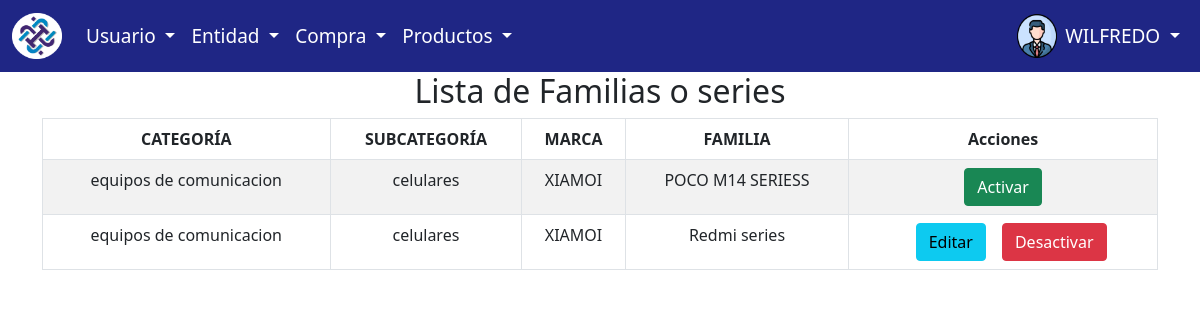
The app's page /entrada/lista_familia.php (signed in) with its own data.
### tables this page shows
CREATE TABLE `persona` (
  `id_persona` int NOT NULL,
  `nombres` varchar(200) DEFAULT NULL,
  `priapellido_persona` varchar(200) DEFAULT NULL,
  `segapellido_persona` varchar(200) DEFAULT NULL,
  `celular_persona` varchar(80) NOT NULL,
  `telefono_persona` varchar(80) DEFAULT NULL
);

CREATE TABLE `categoria` (
  `id_categoria` int NOT NULL,
  `nombre_categoria` varchar(200) NOT NULL,
  `estado` int NOT NULL DEFAULT '1'
);

CREATE TABLE `subcategoria` (
  `id_subcategoria` int NOT NULL,
  `nombre_subcategoria` varchar(200) NOT NULL,
  `id_categoria` int NOT NULL,
  `estado` int NOT NULL DEFAULT '1'
);

CREATE TABLE `marca` (
  `id_marca` int NOT NULL,
  `nombre_marca` varchar(200) NOT NULL,
  `id_subcategoria` int NOT NULL,
  `estado` int NOT NULL DEFAULT '1'
);

CREATE TABLE `familia` (
  `id_familia` int NOT NULL,
  `nombre_familia` varchar(200) NOT NULL,
  `estado` int NOT NULL DEFAULT '1',
  `id_marca` int NOT NULL
);

### contenido/welcome.php (called while the page is built, shortened)
<?php
$id_usuario= $_SESSION['id_user'];
$sql="SELECT p.nombres,p.priapellido_persona,r.usuario_rol FROM persona p INNER JOIN usuario u ON p.id_persona=u.id_persona INNER JOIN roles r ON r.id_rol=u.id_rol WHERE id_usuario='$id_usuario'";
$resultado = $con->query($sql);
$row =$resultado->fetch_assoc();

### entrada/lista_familia.php (the view, shortened to what this page needs)
<?php
include '../conexion.php';
include '../contenido/welcome.php';
$sql = "SELECT c.id_categoria, c.nombre_categoria, sc.id_subcategoria, sc.nombre_subcategoria,ma.id_marca,ma.nombre_marca,fa.id_familia,fa.nombre_familia,fa.estado
FROM categoria c
INNER JOIN subcategoria sc ON c.id_categoria = sc.id_categoria
INNER JOIN marca ma ON sc.id_subcategoria = ma.id_subcategoria
INNER JOIN familia fa ON ma.id_marca = fa.id_marca
WHERE ma.estado =1 and sc.estado=1 and c.estado=1
ORDER BY  ma.nombre_marca, fa.nombre_familia";
$marca = mysqli_query($con, $sql);
?>
<!DOCTYPE html>
<html lang="en">
<head>
    <?php include '../contenido/head.php'; ?>
</head>
<body>
    <?php include '../contenido/menu.php'; ?>
    <h2 class="text-center">Lista de Familias o series</h2>
    <div class="container">
        <div class="table-responsive">
            <table class="table table-bordered table-striped text-center" id="example">
                <thead>
                    <tr>
                        <th>CATEGORÍA</th>
                        <th>SUBCATEGORÍA</th>
                        <th>MARCA</th>
                        <th>FAMILIA</th>
                        <th>Acciones</th>
                    </tr>
                </thead>
                <tbody>
                    <?php
                    while ($row_marca = $marca->fetch_assoc()) { ?>
                        <tr>
                            <td><?= $row_marca['nombre_categoria']; ?></td>
                            <td><?= $row_marca['nombre_subcategoria']; ?></td>
                            <td><?= $row_marca['nombre_marca']; ?></td>
                            <td><?= $row_marca['nombre_familia']; ?></td>
                            <td class="text-center">
                                <?php
                                if ($row_marca['estado'] == 1) {
                                    echo "<a href='editar_familia.php?id=" . $row_marca['id_familia'] . "' class='btn btn-info mx-3'>Editar</a>";
                                }
                                if ($row_marca['estado'] == 1) {
                                    echo "<a href='../crud/estado_familia.php?id=" . $row_marca['id_familia'] . "&estado=0' class='btn btn-danger'>Desactivar</a>";
                                } else {
                                    echo "<a href='../crud/estado_familia.php?id=" . $row_marca['id_familia'] . "&estado=1' class='btn btn-success'>Activar</a>";
                                }
                                ?>
                            </td>
                        </tr>
                    <?php } ?>
                </tbody>
            </table>
        </div>
    </div>
</body>
</html>

### contenido/menu.php (shortened to what this page needs)
<nav class="navbar navbar-expand-lg" style="background-color:#000975e0">
    <div class="container-fluid">
        <a class="navbar-brand" href="index.php">
            <img src="../diseño/img/logo.png" style="width: 50px;" alt="">
        </a>
        <div class="collapse navbar-collapse" id="navbarNavDropdown">
            <?php
            $rol = $_SESSION['rol'];
            if ($rol == 1) {
            ?>
                <ul class="navbar-nav ml-auto">
                    <li class="nav-item dropdown">
                        <a class="nav-link dropdown-toggle" href="#" role="button" data-bs-auto-close="outside" data-bs-toggle="dropdown" aria-expanded="false" style="color:white">
                            Usuario
                        </a>
                    </li>
                    <li class="nav-item dropdown">
                        <a class="nav-link dropdown-toggle" href="#" role="button" data-bs-auto-close="outside" data-bs-toggle="dropdown" aria-expanded="false" style="color:white">
                            Entidad
                        </a>
                    </li>
                    <li class="nav-item dropdown">
                        <a class="nav-link dropdown-toggle" href="#" role="button" data-bs-auto-close="outside" data-bs-toggle="dropdown" aria-expanded="false" style="color:white">
                            Compra
                        </a>
                    </li>
                    <li class="nav-item dropdown">
                        <a class="nav-link dropdown-toggle" href="#" role="button" data-bs-auto-close="outside" data-bs-toggle="dropdown" aria-expanded="false" style="color:white">
                            Productos
                        </a>
                    </li>
                </ul>
            <?php } else {
                echo 'error de menu';
            } ?>
            <ul class="navbar-nav" style="margin-left:auto;">
                <li class="nav-item dropdown d-flex">
                    <img src="../diseño/img/perfil.png" alt="cerra sesion" width="40px">
                    <a class="nav-link dropdown-toggle" href="#" role="button" data-bs-auto-close="outside" data-bs-toggle="dropdown" aria-expanded="false" style="color:white">
                        <?php echo $row['nombres'] ;?>
                    </a>
                </li>
            </ul>
        </div>
    </div>
</nav>

### contenido/menu.php (style rules this page uses)
.navbar-nav a, .navbar-nav .nav-item .nav-link { font-size: 19px; }

### records on screen
persona: nombres "WILFREDO"
categoria: nombre_categoria "equipos de comunicacion", subcategoria.nombre_subcategoria "celulares", marca.nombre_marca "XIAMOI", familia.nombre_familia "POCO M14 SERIESS", familia.nombre_familia "Redmi series"
